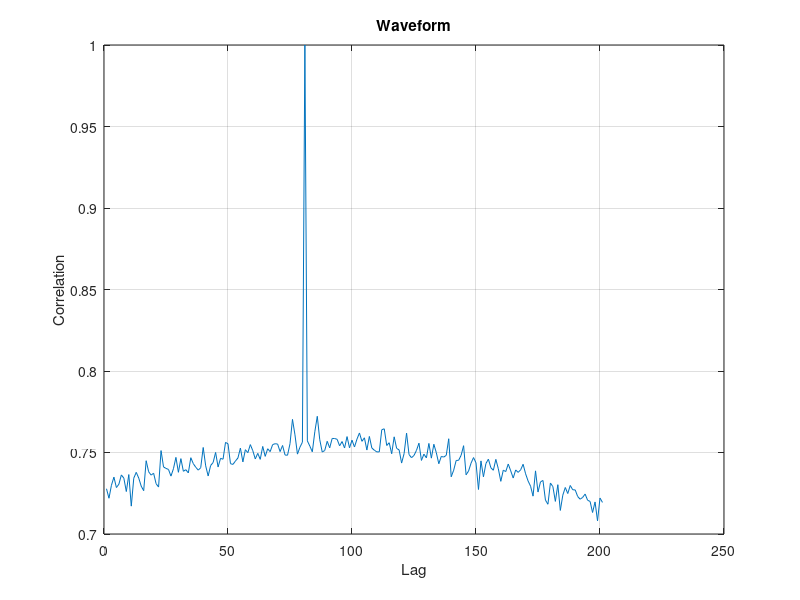

Recreate this plot in MATLAB. (Note: this script raises an error after producing the figure.)
% Generate two waveforms
num_samples = 100;
ref_waveform = rand(1, 2000);
delay = rand(1, 20);
recv_waveform = [delay, ref_waveform];

% Calculate the cross-correlation
xcorr_data = xcorr(ref_waveform, recv_waveform, 100);

% Find the maximum cross-correlation value
max_xcorr = max(xcorr_data);

% Normalize the cross-correlation data
xcorr_data = xcorr_data / max_xcorr;

% Plot the cross-correlation data
figure;
plot(xcorr_data);

% Add a title and axis labels
title('Waveform');
xlabel('Lag');
ylabel('Correlation');

% Show the plot
grid on;

% Create a matrix with lag and correlation
lag = 0:200;  % Assuming a lag range of -100 to 100
data = [lag' xcorr_data'];

% Save the data to a CSV file with two columns
writematrix(data, 'waveform.csv');
